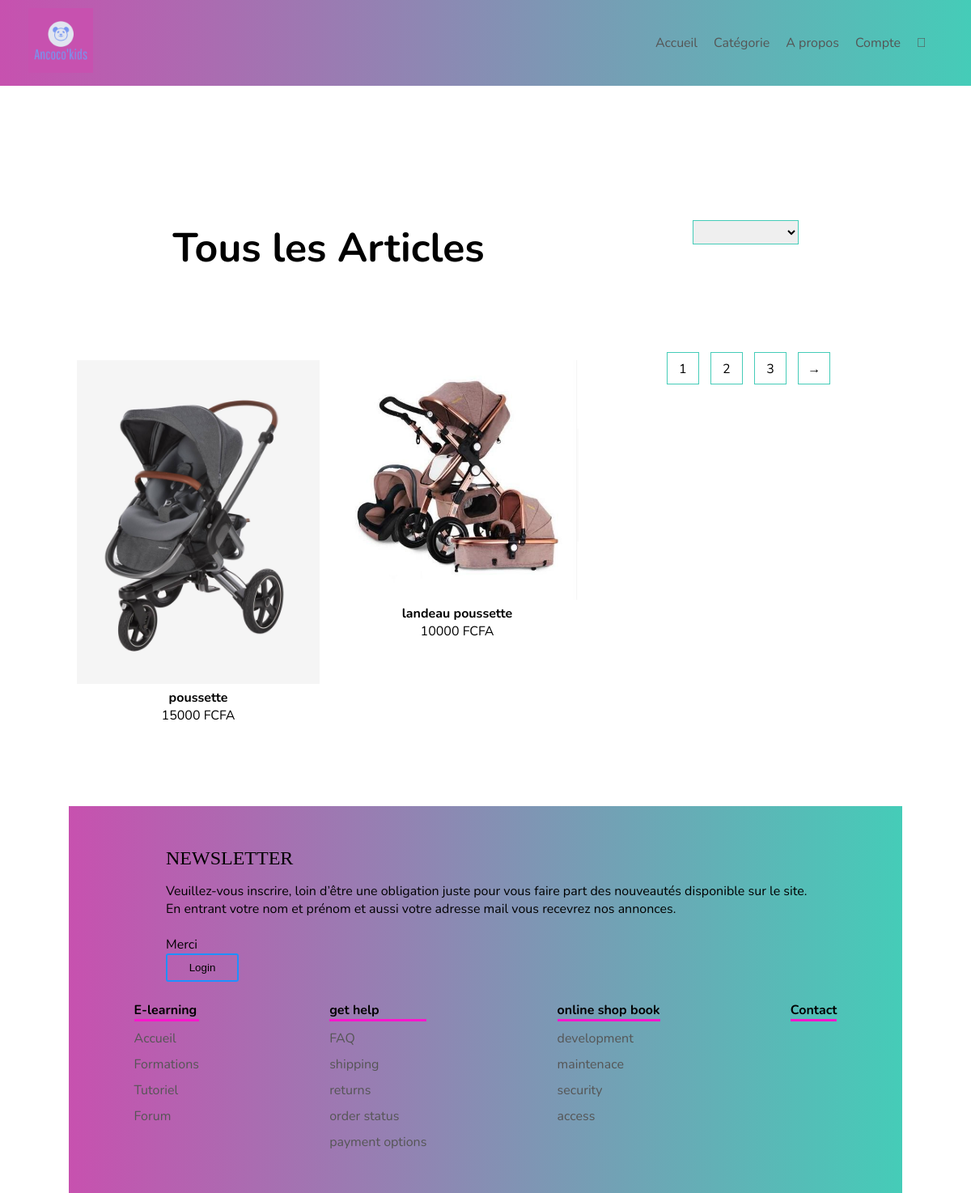
The app's page /categorie.php, older data.
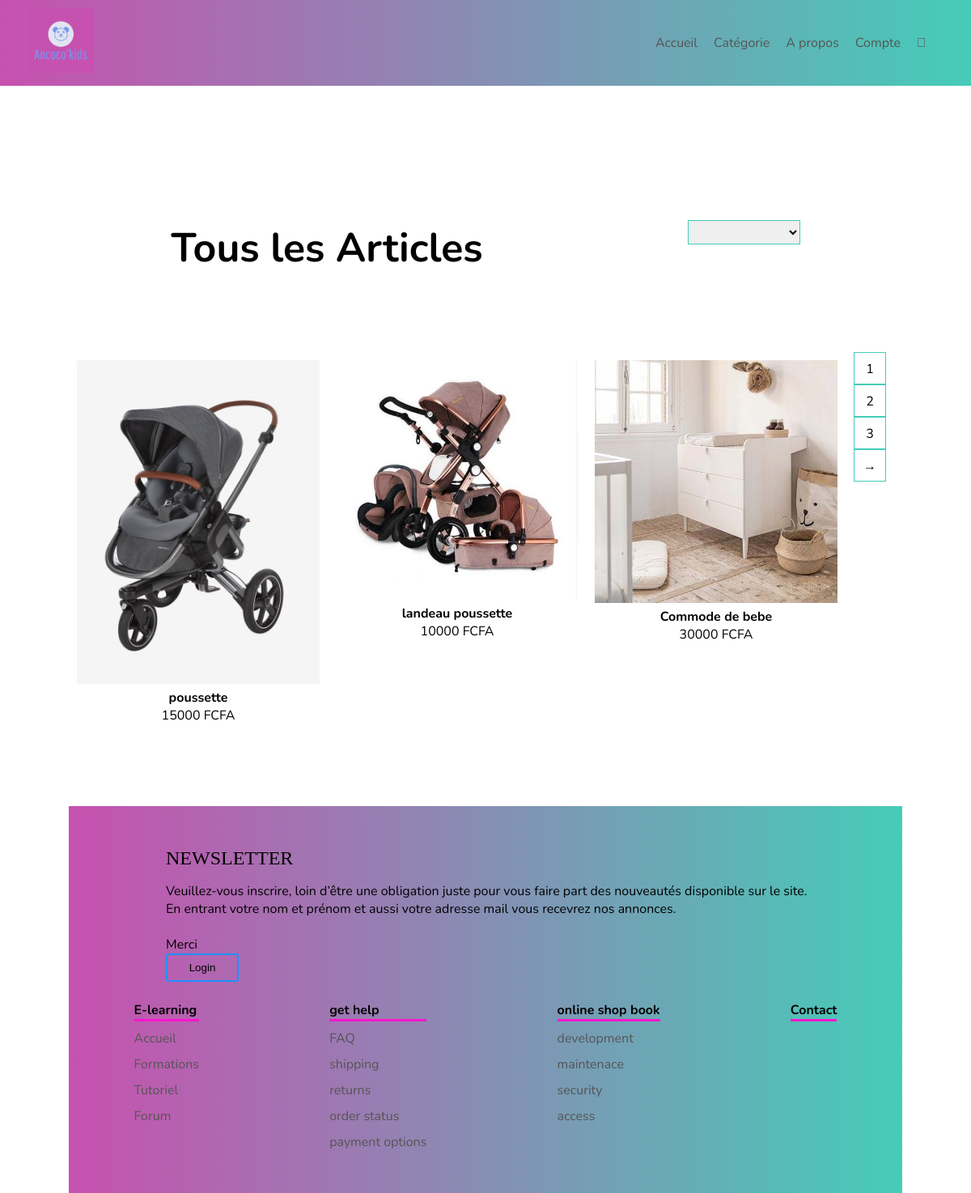
The same page, newer data.
### tables this page shows
CREATE TABLE IF NOT EXISTS `article` (
  `ArtId` int(11) NOT NULL AUTO_INCREMENT,
  `FourId` int(11) NOT NULL,
  `CatId` int(11) NOT NULL,
  `ArtNom` varchar(254) DEFAULT NULL,
  `PrixArt` int(11) DEFAULT NULL,
  `QteArt` int(11) DEFAULT NULL,
  `Tauxremise` int(11) DEFAULT NULL,
  `ArtDescription` varchar(254) DEFAULT NULL,
  `TVA` decimal(4,2) DEFAULT NULL,
  `ArtImage` varchar(100) NOT NULL,
  PRIMARY KEY (`ArtId`),
  KEY `FK_Association_3` (`FourId`),
  KEY `FK_Association_4` (`CatId`)
);

### categorie.php (the view, shortened to what this page needs)
<?php session_start();
require_once('connectdb.php');
?>
<!DOCTYPE html>
<html>
    <head>
        <link rel="stylesheet"  href="prjet/menupage2.css">
         <link rel="stylesheet" type="text/css" href="https://cdnjs.cloudflare.com/ajax/libs/slick-carousel/1.8.1/slick-theme.min.css"/>
       <link rel="stylesheet" href="https://pro.fontawesome.com/releases/v5.10.0/css/all.css"/>
    </head>
    <body>
         <div class="header">
            <div class="container">
                <div class="navbar">
                    <div class="logo">
                        <img src="image/logo/logo.png" width="80px">
                    </div>
                    <nav>
                        <ul>
                            <li><a href="menupage2.php">Accueil</a></li>
                            <li><a href="categorie.php">Catégorie</a></li>
                            <li><a href="#">A propos</a></li>
                            <li><a href="#">Compte</a></li>
                            <a href="panier.php"><li class="fal fa-shopping-cart"></li></a>
                        </ul>
                    </nav>
                </div>
            </div>
        </div>
        <br><br><br>
       <div class="small-container">
          <div class="row row-2">
              <h2>Tous les Articles</h2>
              <select name="categorie" id="CatId" onchange="myfonction()">
              <option></option>
              <?php
                $select = $bdd->query("Select * From categorie")->fetchAll();
                foreach ($select as $row) {
                    echo "<option value=\"" . $row['CatId'] . "\">" . $row['CatNom'] . "</option>";
                }
             ?>
              </select>
          </div>
          <br><br>
           <div class="row">
           <?php
              require_once('connectdb.php');
              if(isset($_GET['CatId']))
              {
                $query="SELECT * From article WHERE CatId=".$_GET['CatId'];
                $select=$bdd->query($query)->fetchAll();
              }else{
                $query="SELECT * From article";
                $select=$bdd->query($query)->fetchAll();
              }
              if(empty($select))
             {
                 echo "<h1>Pas de produit disponible dans cette categorie</h1>";
             }
             else
             {
                foreach($select as $row)
                {
                    echo "<div class=\"col-4 bloc\">
                    <img src=\"image/".$row['ArtImage']."\">
                    <h4>".$row['ArtNom']."</h4>
                    <p>".$row['PrixArt']." FCFA</p>
                  <center>  <a href=\"?ArtId=".$row['ArtId']."\">Ajouter au Panier</a> </center>
                </div>";
                }
             }
            ?>
           <div class="page-btn">
               <span>1</span>
               <span>2</span>
               <span>3</span>
               <span>&#8594;</span>
           </div>
       </div>
        <div class="apropos">
            <footer class="footer">
                <div class="newsletter-info">
                  <div class="n-title">NEWSLETTER</div>
                  <p>
                  Veuillez-vous inscrire, loin d’être une obligation juste pour vous faire part des nouveautés disponible sur le site. <br>
                  En entrant votre nom et prénom et aussi votre adresse mail vous recevrez nos annonces. <br> <br>
                  Merci
                  </p>
                  <a href=""><button>Login</button></a>
                </div>
                <div class="row">
                    <div class="footer-col">
                        <h4>E-learning</h4>
                        <ul>
                            <li><a href="#">Accueil</a></li>
                            <li><a href="#">Formations</a></li>
                            <li><a href="#">Tutoriel</a></li>
                            <li><a href="#">Forum</a></li>
                        </ul>
                    </div>
                    <div class="footer-col">
                        <h4>get help</h4>
                        <ul>
                            <li><a href="#">FAQ</a></li>
                            <li><a href="#">shipping</a></li>
                            <li><a href="#">returns</a></li>
                            <li><a href="#">order status</a></li>
                            <li><a href="#">payment options</a></li>
                        </ul>
                    </div>
                    <div class="footer-col">
                        <h4>online shop book</h4>
                        <ul>
                            <li><a href="#">development</a></li>
                            <li><a href="#">maintenace</a></li>
                            <li><a href="#">security</a></li>
                            <li><a href="#">access</a></li>
                        </ul>
                    </div>
                    <div class="footer-col">
                        <h4>Contact</h4>
                        <div class="social-links">
                        </div>
                    </div>
                </div>
            </footer>
         </div>
    </body>
</html>

### prjet/menupage2.css (style rules this page uses)
* { margin: 0; padding: 0; box-sizing: border-box; }
body { font-family: 'Nunito', sans-serif; }
.navbar { display: flex; align-items: center; padding:10px; justify-content: space-between; }
nav { text-align: right; }
nav ul { display: flex; }
nav ul li { display: flex; margin-right: 20px; list-style: none; }
a { text-decoration: none; color: #555; }
.container { max-width: 1300px; margin: auto; padding-left: 25px; padding-right: 25px; }
.header { background: -webkit-linear-gradient(left, #c751af, #45ccb8); }
.small-container { max-width: 1080px; margin: auto; padding-left: 25px; padding-right: 25px; }
h2 { font-size: 50px; }
.col-4 { flex-basis: 25%; padding: 10px; min-width: 320px; margin-bottom: 70px; }
.col-4 img { width: 100%; }
.row-2 { justify-content: space-between; margin: 100px auto 50px; }
select { border: 1px solid #45ccb8; padding: 5px; height: 30px; }
.page-btn { margin: 0 auto 80px; }
.page-btn span { display: inline-block; border: 1px solid #45ccb8; margin-left: 10px; width: 40px; height: 40px; text-align: center; line-height: 40px; cursor: pointer; }
.n-title, .b2-title, .items-title, .classe-title, .link-title { font-size: 24px; font-weight: 500; color: var(--primary); font-family: montserrat; position: relative; display: inline-block; margin-bottom: 16px; }
.n-title::after, .b2-title::after, .items-title::after, .classe-title::after, .link-title::after { content: ""; width: 50%; position: absolute; height: 3px; display: block; border-radius: 50px; background-color: var(--primary); }
.newsletter-info { margin-bottom: 24px; margin-left: 120px; }
.newsletter-info button { outline: none; width: 90px; height: 35px; border: 2px solid dodgerblue; border-radius: 3px; background-color: inherit; }
.bloc { position:relative; text-align: center; }
.row { display: flex; justify-content: space-around; }
.apropos { margin-top: 2%; padding-top:5% ; padding-bottom: 5%; background: -webkit-linear-gradient(left, #c751af, #45ccb8); }
.footer-col h4 { font-weight: 400px; border-bottom: 3px solid #fa16cc; }
.footer-col ul li { list-style: none; margin-top: 10px; border: none; }

Row changes from the older to the newer data that the page shows:
added article: shows a picture, ArtNom "Commode de bebe", PrixArt "30000"
